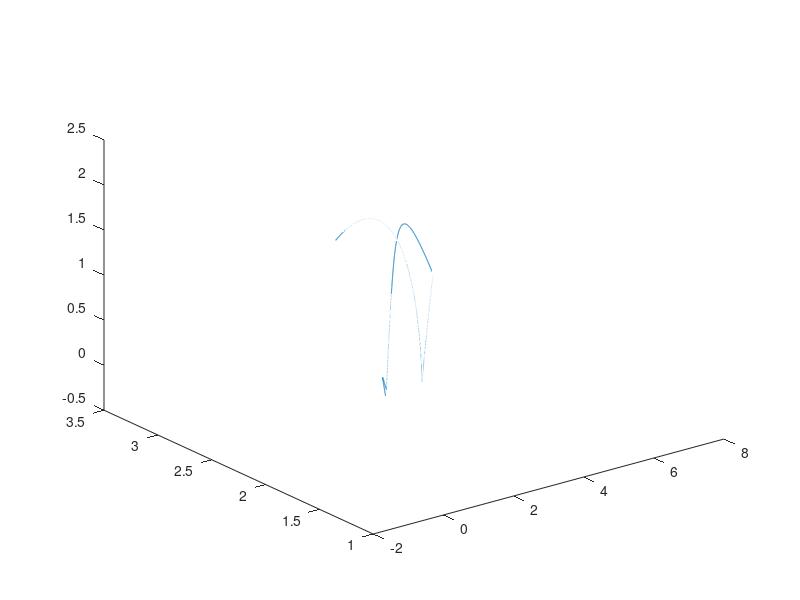

Source code (MATLAB):
clear variables


t=1;

x=0;
y=2;
z=2;

X=[x;y;z];

v_x=5;
v_y=-0.1;
v_z=2;
a_x=0;
a_y=0;
a_z=0;
wx=1;
wy=5;
wz=2;
g=9.81;
sampling_time=0.001;
%sample_time=0;

k_d=0.1;
k_m=0.1;

V=[v_x;v_y;v_z];

p=0;

while(t<2)

for i=1:2000
    mod_v=sqrt(v_x^2+v_y^2+v_z^2);
    mod_a=sqrt(a_x^2+a_y^2+a_z^2);
    mod_w=sqrt(wx^2+wy^2+wz^2);

    H=[-k_d*mod_v,-k_m*wz, k_m*wy; k_m*wz, -k_d*mod_v, -k_m*wx; -k_m*wy, k_m*wx, -k_d*mod_v];
    G=[0;0;-g];
    A(:,p+i+1)=H*V(:,p+i)+G;
    A=horzcat(A,[a_x;a_y;a_z]);
    a_x=A(1,p+i);
    a_y=A(2,p+i);
    a_z=A(3,p+i);
    V(:,p+i+1)= V(:,p+i)+A(:,p+i+1)*sampling_time;
    v_x=V(1,p+i);
    v_y=V(2,p+i);
    v_z=V(3,p+i);
    V=horzcat(V,[v_x;v_y;v_z]);
    X=horzcat(X,[x;y;z]);
    X(:,p+i+1)=X(:,p+i)+V(:,p+i+1)*sampling_time;
    if(X(3,p+i)<0)
        disp(p+i);
        break;
    end
end

i=p+i;

V=V(:,1:i+1);
A=A(:,1:i+1);
X=X(:,1:i+1);

ep=0.72;
mu=0.4;
r=0.002;

mod_V_T=sqrt((V(1,i+1)-r*wy)^2+(V(2,i+1)+r*wx)^2);

alpha=mu*(1+ep)*V(3,i+1)/mod_V_T;

B_t=[0 alpha*r 0;-alpha*r 0 0;0 0 0];
A_t=[1-alpha 0 0;0 1-alpha 0;0 0 -ep];

V(:,i+2)=A_t*V(:,i+1)+B_t*[wx;wy;wz];
X(:,i+2)=X(:,i+1);

disp(X(:,i+1));

v_x=V(1,i+2);
v_y=V(2,i+2);
v_z=V(3,i+2);
a_x=0;
a_y=0;
a_z=0;
j=i+2;

for i=0:2000
    mod_v=sqrt(v_x^2+v_y^2+v_z^2);
    mod_a=sqrt(a_x^2+a_y^2+a_z^2);
    mod_w=sqrt(wx^2+wy^2+wz^2);

    H=[-k_d*mod_v,-k_m*wz, k_m*wy; k_m*wz, -k_d*mod_v, -k_m*wx; -k_m*wy, k_m*wx, -k_d*mod_v];
    G=[0;0;-g];
    A(:,j+i+1)=H*V(:,j+i)+G;
    A=horzcat(A,[a_x;a_y;a_z]);
    a_x=A(1,j+i);
    a_y=A(2,j+i);
    a_z=A(3,j+i);
    V(:,j+i+1)= V(:,j+i)+A(:,j+i+1)*sampling_time;
    v_x=V(1,j+i);
    v_y=V(2,j+i);
    v_z=V(3,j+i);
    V=horzcat(V,[v_x;v_y;v_z]);
    X=horzcat(X,[x;y;z]);
    X(:,j+i+1)=X(:,j+i)+V(:,j+i+1)*sampling_time;

        if(X(1,j+i)>6)
            disp(j+i);
            break;
        end
end

ep=0.52;
mu=0.6;

a=1;
b=1;
c=2;

%orientation of racket
n=(1/sqrt(a^2+b^2+c^2))*[a;b;c];


R=n/[V(1,j+i+1);V(2,j+i+1);V(3,j+i+1)];

v_r=V(:,j+i+1)'*n;
mod_v_t=sqrt((V(1,j+i+1)-r*wy)^2+(V(2,j+i+1)+r*wx)^2);

k=mu*(1+ep)*v_r/mod_v_t;

A_r=[1-k 0 0;0 1-k 0;0 0 -ep];
B_r=[0 k*r 0;-k*r 0 0;0 0 0];

A_r_1= R*A_r*R';

V_r=[-5;-0.5;4];
mod_V_r=sqrt(V_r(1)^2+V_r(2)^2+V_r(3)^2);

V(:,j+i+2)=(eye(3)-A_r_1)*V_r + A_r_1*V(:,j+i+1)+R*B_r*[wx;wy;wz];

X(:,j+i+2)=X(:,j+i+1);

disp(X(:,j+i+2));


v_x=V(1,j+i+2);
v_y=V(2,j+i+2);
v_z=V(3,j+i+2);

a_x=0;
a_y=0;
a_z=0;
k1=j+i+2;


for i=0:2000
    mod_v=sqrt(v_x^2+v_y^2+v_z^2);
    mod_a=sqrt(a_x^2+a_y^2+a_z^2);
    mod_w=sqrt(wx^2+wy^2+wz^2);

    H=[-k_d*mod_v,-k_m*wz, k_m*wy; k_m*wz, -k_d*mod_v, -k_m*wx; -k_m*wy, k_m*wx, -k_d*mod_v];
    G=[0;0;-g];
    A(:,k1+i+1)=H*V(:,k1+i)+G;
    A=horzcat(A,[a_x;a_y;a_z]);
    a_x=A(1,k1+i);
    a_y=A(2,k1+i);
    a_z=A(3,k1+i);
    V(:,k1+i+1)= V(:,k1+i)+A(:,k1+i+1)*sampling_time;
    v_x=V(1,k1+i);
    v_y=V(2,k1+i);
    v_z=V(3,k1+i);
    V=horzcat(V,[v_x;v_y;v_z]);
    X=horzcat(X,[x;y;z]);
    X(:,k1+i+1)=X(:,k1+i)+V(:,k1+i+1)*sampling_time;
        
        if(X(1,k1+i)<0 || X(3,k1+i)<0)
            disp(k1+i);
            break;
        end
end


i=k1+i;

V=V(:,1:i+1);
A=A(:,1:i+1);
X=X(:,1:i+1);

ep=0.72;
mu=0.4;
r=0.002;

mod_V_T=sqrt((V(1,i+1)-r*wy)^2+(V(2,i+1)+r*wx)^2);

alpha=mu*(1+ep)*V(3,i+1)/mod_V_T;

B_t=[0 alpha*r 0;-alpha*r 0 0;0 0 0];
A_t=[1-alpha 0 0;0 1-alpha 0;0 0 -ep];

V(:,i+2)=A_t*V(:,i+1)+B_t*[wx;wy;wz];
X(:,i+2)=X(:,i+1);

disp(X(:,i+1));

v_x=V(1,i+2);
v_y=V(2,i+2);
v_z=V(3,i+2);
a_x=0;
a_y=0;
a_z=0;
j=i+2;

for i=0:2000
    mod_v=sqrt(v_x^2+v_y^2+v_z^2);
    mod_a=sqrt(a_x^2+a_y^2+a_z^2);
    mod_w=sqrt(wx^2+wy^2+wz^2);

    H=[-k_d*mod_v,-k_m*wz, k_m*wy; k_m*wz, -k_d*mod_v, -k_m*wx; -k_m*wy, k_m*wx, -k_d*mod_v];
    G=[0;0;-g];
    A(:,j+i+1)=H*V(:,j+i)+G;
    A=horzcat(A,[a_x;a_y;a_z]);
    a_x=A(1,j+i);
    a_y=A(2,j+i);
    a_z=A(3,j+i);
    V(:,j+i+1)= V(:,j+i)+A(:,j+i+1)*sampling_time;
    v_x=V(1,j+i);
    v_y=V(2,j+i);
    v_z=V(3,j+i);
    V=horzcat(V,[v_x;v_y;v_z]);
    X=horzcat(X,[x;y;z]);
    X(:,j+i+1)=X(:,j+i)+V(:,j+i+1)*sampling_time;

        if(X(1,j+i)>6 || X(1,j+i)<0)
            disp(j+i);
            break;
        end
end


ep=0.52;
mu=0.6;

a=1;
b=1;
c=2;

%orientation of racket
n=(1/sqrt(a^2+b^2+c^2))*[a;b;c];


R=n/[V(1,j+i+1);V(2,j+i+1);V(3,j+i+1)];

v_r=V(:,j+i+1)'*n;
mod_v_t=sqrt((V(1,j+i+1)-r*wy)^2+(V(2,j+i+1)+r*wx)^2);

k=mu*(1+ep)*v_r/mod_v_t;

A_r=[1-k 0 0;0 1-k 0;0 0 -ep];
B_r=[0 k*r 0;-k*r 0 0;0 0 0];

A_r_1= R*A_r*R';

V_r=[5+t;-0.5;4+t];
mod_V_r=sqrt(V_r(1)^2+V_r(2)^2+V_r(3)^2);

V(:,j+i+2)=(eye(3)-A_r_1)*V_r + A_r_1*V(:,j+i+1)+R*B_r*[wx;wy;wz];

X(:,j+i+2)=X(:,j+i+1);

disp(X(:,j+i+2));

v_x=V(1,j+i+2);
v_y=V(2,j+i+2);
v_z=V(3,j+i+2);

a_x=0;
a_y=0;
a_z=0;


p=j+i+1;

t=t+1;
end

figure;
plot3(X(1,:),X(2,:),X(3,:));